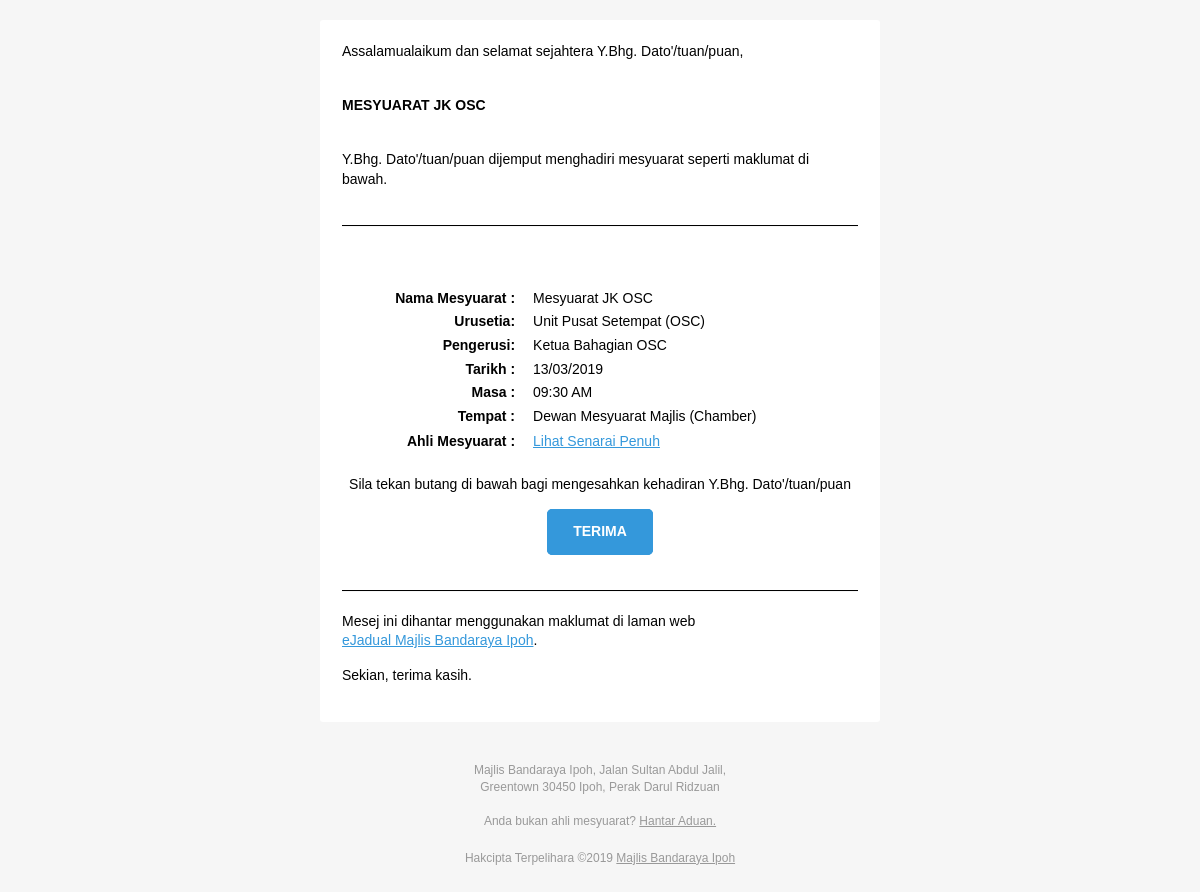
Screenshot of /emelMesy.php?ID=1 with the database file from the repository.
### tables this page shows
CREATE TABLE `mesy` (
  `mesy_id` int(11) NOT NULL,
  `title` varchar(191) NOT NULL,
  `jab_id` varchar(15) NOT NULL,
  `mesy_pengerusi` varchar(191) NOT NULL,
  `mesy_ahli` varchar(191) NOT NULL,
  `mesy_lokasi` varchar(15) NOT NULL,
  `mesy_tarikh` date NOT NULL,
  `mesy_status` int(11) NOT NULL,
  `start` datetime NOT NULL,
  `end` datetime NOT NULL,
  `color` varchar(191) DEFAULT NULL,
  `textColor` varchar(191) DEFAULT NULL,
  `mesy_huraian` text,
  `agensi_id` varchar(15) DEFAULT NULL,
  `user_id` int(11) DEFAULT NULL,
  `mesy_bulan` varchar(15) DEFAULT NULL,
  `adding_date` timestamp NOT NULL DEFAULT CURRENT_TIMESTAMP
);

CREATE TABLE `jab` (
  `id` int(11) NOT NULL,
  `jab_id` varchar(15) NOT NULL,
  `jab_nama` varchar(191) NOT NULL
);

CREATE TABLE `bilik` (
  `id` int(11) NOT NULL,
  `bilik_id` varchar(15) NOT NULL,
  `bilik_nama` varchar(191) NOT NULL
);

### emelMesy.php (the view, shortened to what this page needs)
<?php
if (isset($_GET['ID'])) {
    include('connection.php');
    $ID = $_GET['ID'];
    $sql = "SELECT * FROM mesy
    WHERE mesy_id='$ID'";
    $statement = $conn->prepare($sql);
    $statement->execute(array(":mesy_id"=>$ID));
    $mesyRow=$statement->fetch(PDO::FETCH_ASSOC);
} else {
  header('Location: index.php');
}
?>
<!DOCTYPE html>
<html>
  <head>
  </head>
  <body class="">
    <table role="presentation" border="0" cellpadding="0" cellspacing="0" class="body">
      <tr>
        <td class="container">
          <div class="content">
            <table role="presentation" class="main">
              <tr>
                <td class="wrapper">
                    <table role="presentation" border="0" cellpadding="0" cellspacing="0">
                        <tr>
                          <td>
                              <p>Assalamualaikum dan selamat sejahtera Y.Bhg. Dato'/tuan/puan,<br/>
                              <u class="dotted" style="border-bottom: 1px dashed #999; text-decoration: none; "><b><?php echo $ahli_id_new; ?></b></u></p><br/>
                              <p style="text-transform: uppercase;"><b><?php echo $mesyRow['title']; ?></b></p><br/>
                              <p>Y.Bhg. Dato'/tuan/puan dijemput menghadiri mesyuarat seperti maklumat di bawah.</p>
                          </td>
                        </tr>
                    </table>
                    <hr style="border-top: 1px solid;">
                    <table>
                        <tr>
                          <td align="right"><b>Nama Mesyuarat :</b></td>
                          <td>&emsp;<?php echo $mesyRow['title']; ?></td>
                        </tr>
                        <tr>
                          <td align="right"><b>Urusetia:</b></td>
                            <?php
                            $jab_id = $mesyRow['jab_id'];
                            $sql = $conn->query("SELECT jab_nama FROM jab
                            WHERE jab_id='$jab_id'");
                            $jab_nama=$sql->fetchColumn();
                            ?>
                          <td>&emsp;<?php echo $jab_nama; ?></td>
                        </tr>
                        <tr>
                          <td align="right"><b>Pengerusi:</b></td>
                          <td>&emsp;<?php echo $mesyRow['mesy_pengerusi']; ?></td>
                        </tr>
                        <br/>
                        <br/>
                        <tr>
                          <td align="right"><b>Tarikh :</b></td>
                            <?php
                                $mesy_tarikh = $mesyRow['mesy_tarikh'];
                                $sql = $conn->query("SELECT DATE_FORMAT('$mesy_tarikh', '%d/%m/%Y') FROM mesy
                                WHERE mesy_id='$ID'");
                                $mesy_tarikh_new=$sql->fetchColumn();
                            ?>
                            <td>&emsp;<?php echo $mesy_tarikh_new; ?></td>
                        </tr>
                        <tr>
                          <td  align="right"><b>Masa :</b></td>
                            <?php
                                $start=$mesyRow['start'];
                                $sql = $conn->query("SELECT TIME_FORMAT('$start', '%h:%i %p') FROM mesy
                                WHERE mesy_id='$ID'");
                                $start_new=$sql->fetchColumn();
                            ?>
                            <td>&emsp;<?php echo $start_new; ?></td>
                        </tr>
                        <tr>
                          <td  align="right"><b>Tempat :</b></td>
                            <?php
                            $mesy_lokasi = $mesyRow['mesy_lokasi'];
                            $sql = $conn->query("SELECT bilik_nama FROM bilik
                            WHERE bilik_id='$mesy_lokasi'");
                            $bilik_nama=$sql->fetchColumn();
                            ?>
                            <td>&emsp;<?php echo $bilik_nama; ?></td>
                        </tr>
                        <tr>
                          <td align="right"><b>Ahli Mesyuarat :</b></td>
                          <td>&emsp;<?php echo '<a href="lihatMesy1.php?ID='.$ID.'" target="_blank">Lihat Senarai Penuh</a>'; ?></td>
                        </tr>
                    </table>
                    <br/>
                    <table role="presentation" border="0" cellpadding="0" cellspacing="0" class="btn btn-primary">
                        <tbody>
                        <tr>
                            <td align="center">
                            <table role="presentation" border="0" cellpadding="0" cellspacing="0">
                                <tbody>
                                <p>Sila tekan butang di bawah bagi mengesahkan kehadiran Y.Bhg. Dato'/tuan/puan</p>
                                <tr>
                                    <td><?php echo '<a href="terimaMesy.php?ID='.$ID.'" target="_blank">TERIMA</a>'; ?></td>
                                </tr>
                                </tbody>
                            </table>
                            </td>
                        </tr>
                        </tbody>
                    </table>
                    <hr style="border-top: 1px solid;">
                        <p>Mesej ini dihantar menggunakan maklumat di laman web <br/> <a href="http://mytask.mbi.gov.my/ejadualv1/" target="_blank">eJadual Majlis Bandaraya Ipoh</a>.</p>
                        <p>Sekian, terima kasih.</p>
                      </td>
                    </tr>
                  </table>
                </td>
              </tr>
            </table>
            <div class="footer">
              <table role="presentation" border="0" cellpadding="0" cellspacing="0">
                <tr>
                  <td class="content-block">
                    <span class="apple-link">Majlis Bandaraya Ipoh, Jalan Sultan Abdul Jalil,<br/>
                         Greentown 30450 Ipoh, Perak Darul Ridzuan<br/><br/>
                        Anda bukan ahli mesyuarat? <a href="http://i.imgur.com/CScmqnj.gif"><u>Hantar Aduan.</u></a></span>
                  </td>
                </tr>
                <tr>
                  <td class="content-block powered-by">
                  Hakcipta Terpelihara &copy;<script>document.write(new Date().getFullYear());</script> <a href="http://www.mbi.gov.my/" target="_blank"><u>Majlis Bandaraya Ipoh</u></a>
                  </td>
                </tr>
              </table>
            </div>
  </body>
</html>

### emelMesy.php (style rules this page uses)
body { background-color: #f6f6f6; font-family: sans-serif; -webkit-font-smoothing: antialiased; font-size: 14px; line-height: 1.4; margin: 0; padding: 0; -ms-text-size-adjust: 100%; -webkit-text-size-adjust: 100%; }
table { border-collapse: separate; mso-table-lspace: 0pt; mso-table-rspace: 0pt; width: 100%; }
table td { font-family: sans-serif; font-size: 14px; vertical-align: top; }
.body { background-color: #f6f6f6; width: 100%; }
.container { display: block; margin: 0 auto !important; max-width: 580px; padding: 10px; width: 580px; }
.content { box-sizing: border-box; display: block; margin: 0 auto; max-width: 580px; padding: 10px; }
.main { background: #ffffff; border-radius: 3px; width: 100%; }
.wrapper { box-sizing: border-box; padding: 20px; }
.content-block { padding-bottom: 10px; padding-top: 10px; }
.footer { clear: both; margin-top: 10px; text-align: center; width: 100%; }
.footer td, .footer p, .footer span, .footer a { color: #999999; font-size: 12px; text-align: center; }
p, ul, ol { font-family: sans-serif; font-size: 14px; font-weight: normal; margin: 0; margin-bottom: 15px; }
a { color: #3498db; text-decoration: underline; }
.btn { box-sizing: border-box; width: 100%; }
.btn > tbody > tr > td { padding-bottom: 15px; }
.btn table { width: auto; }
.btn table td { background-color: #ffffff; border-radius: 5px; text-align: center; }
.btn a { background-color: #ffffff; border: solid 1px #3498db; border-radius: 5px; box-sizing: border-box; color: #3498db; cursor: pointer; display: inline-block; font-size: 14px; font-weight: bold; margin: 0; padding: 12px 25px; text-decoration: none; text-transform: capitalize; }
.btn-primary table td { background-color: #3498db; }
.btn-primary a { background-color: #3498db; border-color: #3498db; color: #ffffff; }
.powered-by a { text-decoration: none; }
hr { border: 0; border-bottom: 1px solid #f6f6f6; margin: 20px 0; }
@media all { .apple-link a { color: inherit !important; font-family: inherit !important; font-size: inherit !important; font-weight: inherit !important; line-height: inherit !important; text-decoration: none !important; } }

### rows the page displays
mesy: title "MESYUARAT JK OSC", title "Mesyuarat JK OSC", mesy_pengerusi "Ketua Bahagian OSC"
jab: jab_nama "Unit Pusat Setempat (OSC)"
bilik: bilik_nama "Dewan Mesyuarat Majlis (Chamber)"

### other values shown
$mesy_tarikh_new "13/03/2019"
$start_new "09:30 AM"
